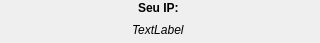
<?xml version="1.0" encoding="UTF-8"?>
<ui version="4.0">
 <class>IP</class>
 <widget class="QDialog" name="IP">
  <property name="geometry">
   <rect>
    <x>0</x>
    <y>0</y>
    <width>320</width>
    <height>43</height>
   </rect>
  </property>
  <property name="windowTitle">
   <string>IP</string>
  </property>
  <widget class="QWidget" name="">
   <property name="geometry">
    <rect>
     <x>8</x>
     <y>0</y>
     <width>301</width>
     <height>38</height>
    </rect>
   </property>
   <layout class="QVBoxLayout" name="verticalLayout">
    <item alignment="Qt::AlignHCenter">
     <widget class="QLabel" name="label">
      <property name="font">
       <font>
        <weight>75</weight>
        <bold>true</bold>
       </font>
      </property>
      <property name="text">
       <string>Seu IP:</string>
      </property>
     </widget>
    </item>
    <item alignment="Qt::AlignHCenter">
     <widget class="QLabel" name="label_2">
      <property name="font">
       <font>
        <italic>true</italic>
       </font>
      </property>
      <property name="text">
       <string>TextLabel</string>
      </property>
     </widget>
    </item>
   </layout>
  </widget>
 </widget>
 <resources/>
 <connections/>
</ui>
